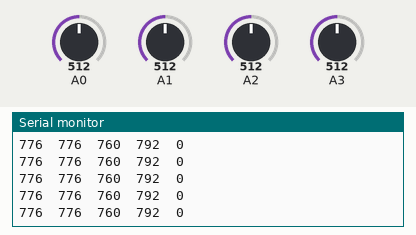
Simulated run of this sketch. Board: Arduino Uno, built with avr-gcc and run on an emulated ATmega328P. Shown: the last lines printed to the serial monitor. The inputs (shaded band) are chosen by the test bench; at power-on: A1 = 512, A0 = 512, A2 = 512, A3 = 512.

Above: at 7.2 s.
7.3 s: A1 set to 720
At 7.9 s:
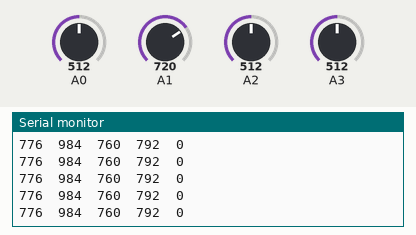
8.8 s: A1 set to 743
At 9.4 s:
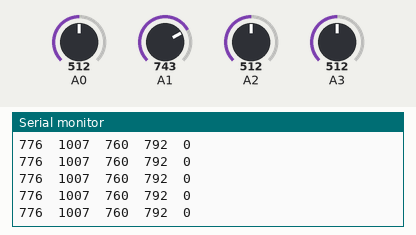
Timing chart, 0 to 11.8 s (numbered marks = the images above; inputs shaded):
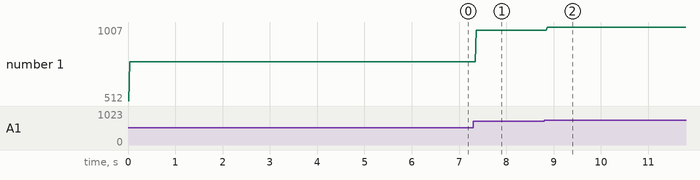

The sketch:

cible3.ino
```cpp
#define CENTRE 0  // Pate des photodiodes
#define AXE1 1
#define AXE2 2
#define AXE3 3

#define X_POS1 6.0    // Position des photodiodes
#define X_POS2 3.0
#define Y_POS1 6.0

#define SENSIBILITE 0.5 // sensibilité de la cible. 0 < SENSIBILITE < 1; Le plus haute le plus moins selectif
#define SEUIL 20.0     // define la valeur moyenne minimum pour determiner la pourcentage

#define SCORE_MINIMAL 30.0

void setup(void) {
  Serial.begin(9600);


}

void loop(void)
{
  unsigned long tinit = micros();
  unsigned long t1,t2;

  byte percent = 0;

  unsigned int photodiode[4];    // declare le vecteur de ints qui auront les valeurs du analogread
  unsigned int ptd_insig;     // le numero de la photodiode moins fort
  float ptd_sum=0.0;
  int x, y;
  byte indice_insig=0;
  float xcm, ycm;


  // ------ Obtention des valeurs -----
  for(byte i=0; i<4; i++)
  {
    for(byte j=0; j<32; j++)
     {
      photodiode[i] += analogRead(i);  // On prends les valeurs du analogRead sur 1024 <-> (int plus rapide que float)
     }
  }


  for(byte k=0; k<4; k++)
  {
    photodiode[k] /= 32;
  }

  /*t1 = micros()-tinit;
  Serial.print("T1: ");
  Serial.print(t1); */


  // ------ Check photodiode avec valeur plus faible -----

  ptd_sum += photodiode[0];

  ptd_insig = photodiode[0];

  for (byte i=1; i <= 3; i++)
  {
    if ( ptd_insig > photodiode[i] )
    {
      ptd_insig = photodiode[i];
      indice_insig = i;
    }
    ptd_sum += photodiode[i];
  }

  xcm = -1; ycm = -1; percent=0;

  // -------- Check tir ------ //
  if ( (photodiode[indice_insig] < (int)(SENSIBILITE*ptd_sum/4.0) ) && (ptd_sum > SEUIL ) )
  {

  // --------- Delete l'element insignificatif ----- //
    ptd_sum = ptd_sum - photodiode[indice_insig];
    photodiode[indice_insig] = 0;

  // --------- Determine les Xcm et Ycm ------------ //
    xcm = ( photodiode[1]*X_POS1 + X_POS2*(photodiode[2] + photodiode[3]) ) / ( ptd_sum );
    ycm = ( Y_POS1*(photodiode[2] + photodiode[3]) ) / ( ptd_sum );

  // --------- float = slow; on le transform en int pour faire les manips ------ //
    x = (int)((xcm*10)+0.5);
    y = (int)((ycm*10)+0.5);

  // --------- On trouve la distance du centre de masse à l'origine, et on trouve le score correspondant a cetter distance
    percent = (byte)map( sqrt( x^2 + y^2 ) , 85.0, 0, SCORE_MINIMAL, 100);    // notez que sqrt(x2+y2) = distance
  }

  Serial.print(photodiode[0]);
  Serial.print("\t");
  Serial.print(photodiode[1]);
  Serial.print("\t");
  Serial.print(photodiode[2]);
  Serial.print("\t");
  Serial.print(photodiode[3]);
  Serial.print("\t");
  Serial.println(percent);

}
```

Measured:
- after the input at 7.3 s, the serial monitor: prints a new line after 0.06 s (image 1)
- after the input at 8.8 s, the serial monitor: prints a new line after 0.07 s (image 2)
- plotted number 1: 776 → 984 after the input at 7.3 s, 984 → 1007 after the input at 8.8 s
